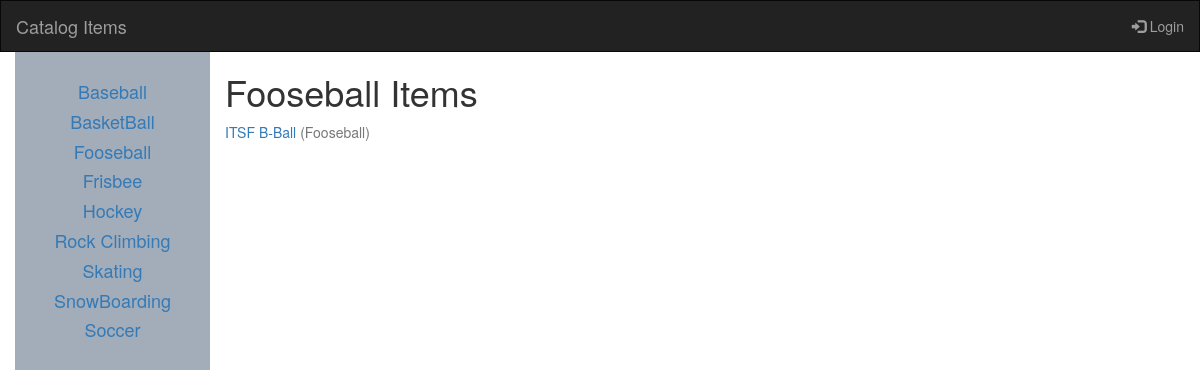
Screenshot of /catalog/Fooseball/items/ with the database file from the repository.
### database_setup.py (models this page shows, shortened)
class Catalog(Base):
    __tablename__ = 'catalog'
    id = Column(Integer, primary_key=True)
    name = Column(String(250), nullable=False)

class CatalogItem(Base):
    __tablename__ = 'catalog_item'
    name = Column(String(80), nullable=False, unique=True)
    id = Column(Integer, primary_key=True)
    description = Column(String(250))
    picture_name = Column(String(500))
    catalog_id = Column(Integer, ForeignKey('catalog.id'))
    catalog = relationship(Catalog, backref=backref("items", cascade="all,delete"))
    user_id = Column(Integer, ForeignKey('user.id'))
    user = relationship(User, backref=backref("items", cascade="all,delete"))

### project.py (the view)
@app.route('/catalog/<string:catalog_name>/')
@app.route('/catalog/<string:catalog_name>/items/')
def showitems(catalog_name):
    print catalog_name
    catalog = session.query(Catalog).filter_by(name=catalog_name).one()
    catalogs = session.query(Catalog).order_by(asc(Catalog.name))
    items = session.query(CatalogItem).filter_by(
        catalog_id=catalog.id).all()
    return render_template('catalog.html', items=items, catalogs=catalogs)

### templates/catalog.html (shortened to what this page needs)
{% extends "main.html" %}
{% block content %}
<div class="container text-center">
  <div class="row content">
    <div class="col-md-2 sidenav">
      {% for catalog in catalogs %}
      <h4><a href="{{url_for('showitems', catalog_name = catalog.name)}}">{{catalog.name}}</a></h4>
      {% endfor %}
    </div>
    <div class="col-md-10 text-left">
      <h1>{{items[0].catalog.name}} Items</h1>
      {% for item in items %}
      <p ><a href="{{url_for('showitem', catalog_name = item.catalog.name, item_name = item.name)}}">{{item.name}}  <span class="text-muted">({{item.catalog.name}})</span> </a></p>
      {% endfor %}
    </div>
  </div>
</div>
{% endblock %}

### templates/main.html (style rules this page uses)
.row.content { height: 960px }
.sidenav { padding-top: 20px; background-color: #a3acb9; height: 100%; }

### rows the page displays
Catalog: name "Baseball"
Catalog: name "BasketBall"
Catalog: name "Fooseball"
Catalog: name "Frisbee"
Catalog: name "Hockey"
Catalog: name "Rock Climbing"
Catalog: name "Skating"
Catalog: name "SnowBoarding"
Catalog: name "Soccer"
CatalogItem: name "ITSF B-Ball", catalog.name "Fooseball"
